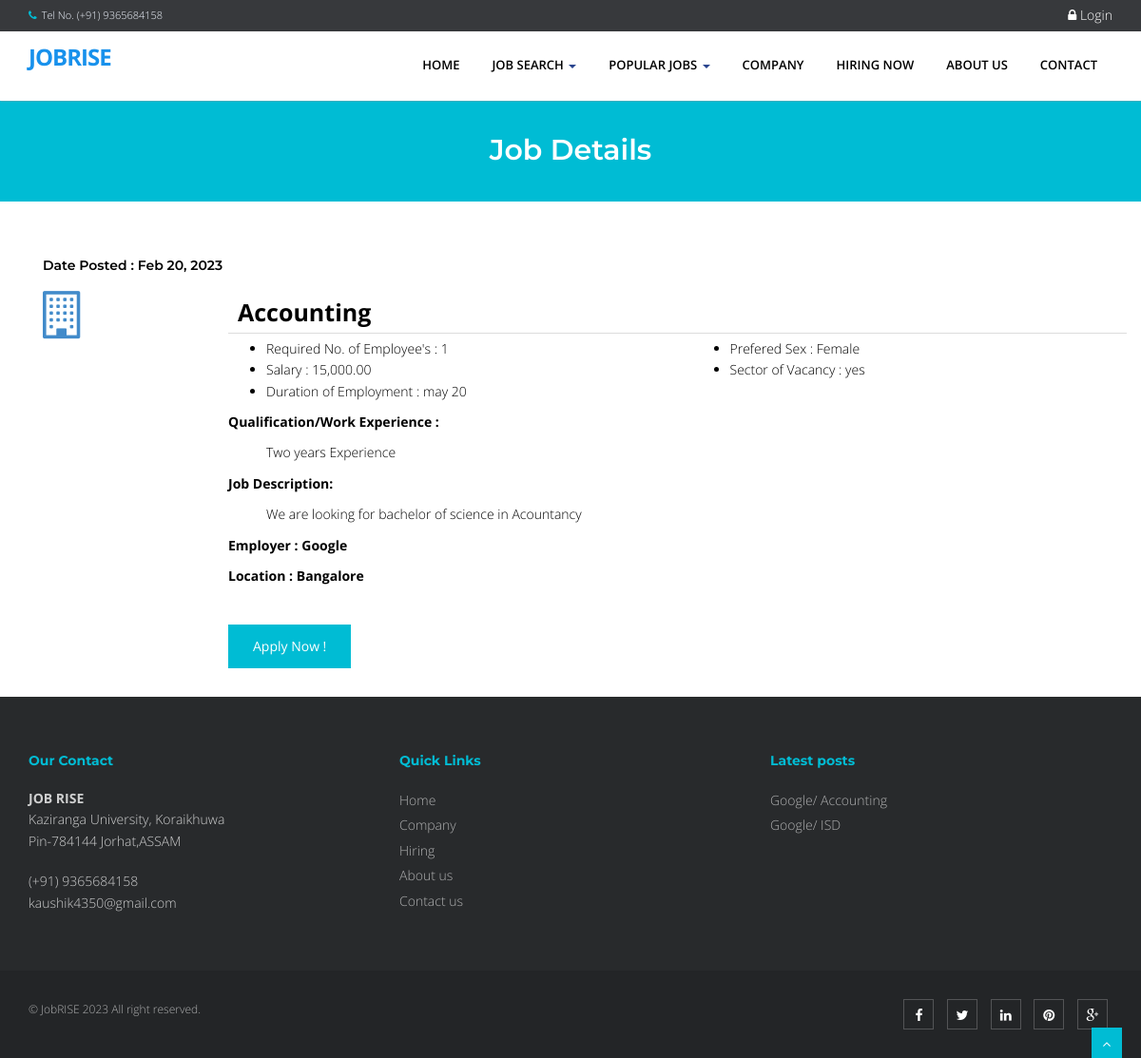
The page /index.php?q=viewjob&search=2 on the database its author committed.
### tables this page shows
CREATE TABLE `tbljob` (
  `JOBID` int(11) NOT NULL,
  `COMPANYID` int(11) NOT NULL,
  `CATEGORY` varchar(250) NOT NULL,
  `OCCUPATIONTITLE` varchar(90) NOT NULL,
  `REQ_NO_EMPLOYEES` int(11) NOT NULL,
  `SALARIES` double NOT NULL,
  `DURATION_EMPLOYEMENT` varchar(90) NOT NULL,
  `QUALIFICATION_WORKEXPERIENCE` text NOT NULL,
  `JOBDESCRIPTION` text NOT NULL,
  `PREFEREDSEX` varchar(30) NOT NULL,
  `SECTOR_VACANCY` text NOT NULL,
  `JOBSTATUS` varchar(90) NOT NULL,
  `DATEPOSTED` datetime NOT NULL
);

CREATE TABLE `tblcompany` (
  `COMPANYID` int(11) NOT NULL,
  `COMPANYNAME` varchar(90) NOT NULL,
  `COMPANYADDRESS` varchar(90) NOT NULL,
  `COMPANYCONTACTNO` varchar(30) NOT NULL,
  `COMPANYSTATUS` varchar(90) NOT NULL,
  `COMPANYMISSION` text NOT NULL
);

### index.php (called while the page is built, shortened)
<?php
require_once("include/initialize.php");
$view = (isset($_GET['q']) && $_GET['q'] != '') ? $_GET['q'] : '';
switch ($view) {
	case 'viewjob' :
        $title="Job Details";
		break;
}
require_once("theme/templates.php");
?>

### include/database.php (called while the page is built, shortened)
<?php
class Database {
	var $sql_string = '';
	private $conn;
	public function open_connection() {
		$this->conn = mysqli_connect(server,user,pass);
		if(!$this->conn){
			echo "Problem in database connection! Contact administrator!";
			exit();
		}else{
			$db_select = mysqli_select_db($this->conn,database_name);
		}
	}
	function setQuery($sql='') {
		$this->sql_string=$sql;
	}
	function executeQuery() {
		$result = mysqli_query($this->conn,$this->sql_string);
		return $result;
	}
	private function confirm_query($result) {
		return $result;
	}
	function loadResultList( $key='' ) {
		$cur = $this->executeQuery();
		$array = array();
		while ($row = mysqli_fetch_object($cur)) {
			if ($key) {
				$array[$row->$key] = $row;
			} else {
				$array[] = $row;
			}
		}
		return $array;
	}
}
$mydb = new Database();
?>

### theme/templates.php (the view, shortened to what this page needs)
 <!DOCTYPE html>
<html lang="en">
<head>
<link href="<?php echo web_root; ?>plugins/home-plugins/css/bootstrap.min.css" rel="stylesheet" />
<link href="<?php echo web_root; ?>plugins/home-plugins/css/fancybox/jquery.fancybox.css" rel="stylesheet">
<link href="<?php echo web_root; ?>plugins/home-plugins/css/flexslider.css" rel="stylesheet" />
<link href="<?php echo web_root; ?>plugins/home-plugins/css/style.css" rel="stylesheet" />
<link rel="stylesheet" href="<?php echo web_root;?>plugins/font-awesome/css/font-awesome.min.css">
<link rel="stylesheet" href="<?php echo web_root;?>plugins/dataTables/jquery.dataTables.min.css">
<link rel="stylesheet" href="<?php echo web_root;?>plugins/dataTables/jquery.dataTables_themeroller.css">
<link href="<?php echo web_root; ?>plugins/datepicker/bootstrap-datetimepicker.min.css" rel="stylesheet" media="screen">
<link href="<?php echo web_root; ?>plugins/datepicker/datepicker3.css" rel="stylesheet" media="screen">
</head>
<body>
<div id="wrapper" class="home-page">
  <header>
        <div class="topbar navbar-fixed-top">
          <div class="container">
            <div class="row">
              <div class="col-md-12">
                <p class="pull-left hidden-xs"><i class="fa fa-phone"></i>Tel No. (+91) 9365684158</p>
                <?php if (isset($_SESSION['APPLICANTID'])) {
                    $sql = "SELECT count(*) as 'COUNTNOTIF' FROM `tbljob` ORDER BY `DATEPOSTED` DESC";
                    $mydb->setQuery($sql);
                    $showNotif = $mydb->loadSingleResult();
                    $notif =isset($showNotif->COUNTNOTIF) ? $showNotif->COUNTNOTIF : 0;
                    $applicant = new Applicants();
                    $appl  = $applicant->single_applicant($_SESSION['APPLICANTID']);
                    $sql ="SELECT count(*) as 'COUNT' FROM `tbljobregistration` WHERE `PENDINGAPPLICATION`=0 AND `HVIEW`=0 AND `APPLICANTID`='{$appl->APPLICANTID}'";
                    $mydb->setQuery($sql);
                    $showMsg = $mydb->loadSingleResult();
                    $msg =isset($showMsg->COUNT) ? $showMsg->COUNT : 0;
                    echo ' <p class="pull-right login"><a title="View Notification(s)" href="'.web_root.'applicant/index.php?view=notification"> <i class="fa fa-bell-o"></i> <span class="label label-success">'.$notif.'</span></a> | <a title="View Message(s)" href="'.web_root.'applicant/index.php?view=message"> <i class="fa fa-envelope-o"></i> <span class="label label-success">'.$msg.'</span></a> | <a title="View Profile" href="'.web_root.'applicant/"> <i class="fa fa-user"></i> Howdy, '. $appl->FNAME. ' '.$appl->LNAME .' </a> | <a href="'.web_root.'logout.php">  <i class="fa fa-sign-out"> </i>Logout</a> </p>';
                    }else{ ?>
                      <p   class="pull-right login"><a data-target="#myModal" data-toggle="modal" href=""> <i class="fa fa-lock"></i> Login </a></p>
                <?php } ?>
              </div>
            </div>
          </div>
        </div>
        <div style="min-height: 30px;"></div>
        <div class="navbar navbar-default navbar-static-top" >
            <div class="container">
                <div class="navbar-header">
                    <a class="navbar-brand" href="<?php echo web_root; ?>index.php">JobRISE </a>
                </div>
                <div class="navbar-collapse collapse ">
                    <ul class="nav navbar-nav">
                        <li class="<?php echo !isset($_GET['q'])? 'active' :''?>"><a href="<?php echo web_root; ?>index.php">Home</a></li>
                        <li class="dropdown">
                          <a href="#" data-toggle="dropdown" class="dropdown-toggle">Job Search <b class="caret"></b></a>
                       </li>
                      <li class="dropdown <?php  if(isset($_GET['q'])) { if($_GET['q']=='category'){ echo 'active'; }else{ echo ''; }}  ?>">
                          <a href="#" data-toggle="dropdown" class="dropdown-toggle">Popular Jobs <b class="caret"></b></a>
                            <?php
                            $sql = "SELECT * FROM `tblcategory` LIMIT 10";
                            $mydb->setQuery($sql);
                            ?>
                       </li>
                        <li class="<?php  if(isset($_GET['q'])) { if($_GET['q']=='company'){ echo 'active'; }else{ echo ''; }}  ?>"><a href="<?php echo web_root; ?>index.php?q=company">Company</a></li>
                        <li class="<?php  if(isset($_GET['q'])) { if($_GET['q']=='hiring'){ echo 'active'; }else{ echo ''; }} ?>"><a href="<?php echo web_root; ?>index.php?q=hiring">Hiring Now</a></li>
                        <li class="<?php  if(isset($_GET['q'])) { if($_GET['q']=='About'){ echo 'active'; }else{ echo ''; }}  ?>"><a href="<?php echo web_root; ?>index.php?q=About">About Us</a></li>
                        <li class="<?php  if(isset($_GET['q'])) { if($_GET['q']=='Contact'){ echo 'active'; }else{ echo ''; }}  ?>"><a href="<?php echo web_root; ?>index.php?q=Contact">Contact</a></li>
                    </ul>
                </div>
            </div>
        </div>
  </header>
      <?php
      if (isset($_GET['q'])) {
        echo '<section id="inner-headline">
            <div class="container">
                <div class="row">
                    <div class="col-lg-12">
                        <h2 class="pageTitle">'.$title.'</h2>
                    </div>
                </div>
            </div>
            </section>';
      }
       require_once $content;
        ?>
  <footer>
  <div class="container">
    <div class="row">
      <div class="col-md-4 col-sm-4">
        <div class="widget">
          <h5 class="widgetheading">Our Contact</h5>
          <address>
          <strong>JOB RISE</strong><br>
          Kaziranga University, Koraikhuwa<br>
           Pin-784144 Jorhat,ASSAM</address>
          <p>
            <i class="icon-phone"></i> (+91) 9365684158 <br>
            <i class="icon-envelope-alt"></i> kaushik4350@gmail.com
          </p>
        </div>
      </div>
      <div class="col-md-4 col-sm-4">
        <div class="widget">
          <h5 class="widgetheading">Quick Links</h5>
          <ul class="link-list">
            <li><a href="<?php echo web_root; ?>index.php">Home</a></li>
            <li><a href="<?php echo web_root; ?>index.php?q=company">Company</a></li>
            <li><a href="<?php echo web_root; ?>index.php?q=hiring">Hiring</a></li>
            <li><a href="<?php echo web_root; ?>index.php?q=About">About us</a></li>
            <li><a href="<?php echo web_root; ?>index.php?q=Contact">Contact us</a></li>
          </ul>
        </div>
      </div>
      <div class="col-md-4 col-sm-4">
        <div class="widget">
          <h5 class="widgetheading">Latest posts</h5>
          <ul class="link-list">
            <?php
                  $sql = "SELECT * FROM `tblcompany` c,`tbljob` j WHERE c.`COMPANYID`=j.`COMPANYID`   ORDER BY DATEPOSTED DESC LIMIT 3" ;
                  $mydb->setQuery($sql);
                  $cur = $mydb->loadResultList();
                  foreach ($cur as $result) {
                    echo ' <li><a href="'.web_root.'index.php?q=viewjob&search='.$result->JOBID.'">'.$result->COMPANYNAME . '/ '. $result->OCCUPATIONTITLE .'</a></li>';
                  }
              ?>
          </ul>
        </div>
      </div>
    </div>
  </div>
  <div id="sub-footer">
    <div class="container">
      <div class="row">
        <div class="col-lg-6">
          <div class="copyright">
            <p>
              <span>&copy; JobRISE 2023 All right reserved.
            </p>
          </div>
        </div>
        <div class="col-lg-6">
          <ul class="social-network">
            <li><a href="#" data-placement="top" title="Facebook"><i class="fa fa-facebook"></i></a></li>
            <li><a href="#" data-placement="top" title="Twitter"><i class="fa fa-twitter"></i></a></li>
            <li><a href="#" data-placement="top" title="Linkedin"><i class="fa fa-linkedin"></i></a></li>
            <li><a href="#" data-placement="top" title="Pinterest"><i class="fa fa-pinterest"></i></a></li>
            <li><a href="#" data-placement="top" title="Google plus"><i class="fa fa-google-plus"></i></a></li>
          </ul>
        </div>
      </div>
    </div>
  </div>
  </footer>
</div>
<a href="#" class="scrollup"><i class="fa fa-angle-up active"></i></a>
</body>
</html>

### viewjob.php
    <section id="content">
        <div class="container content">
 <?php
 if (isset($_GET['search'])) {
    $jobid = $_GET['search'];
 }else{
     $jobid = '';
 }
    $sql = "SELECT * FROM `tblcompany` c,`tbljob` j WHERE c.`COMPANYID`=j.`COMPANYID` AND JOBID LIKE '%" . $jobid ."%' ORDER BY DATEPOSTED DESC" ;
    $mydb->setQuery($sql);
    $cur = $mydb->loadResultList();
    foreach ($cur as $result) {
  ?>
           <div class="container">
             <div class="mg-available-rooms">
                    <h5 class="mg-sec-left-title">Date Posted :  <?php echo date_format(date_create($result->DATEPOSTED),'M d, Y'); ?></h5>
                        <div class="mg-avl-rooms">
                            <div class="mg-avl-room">
                                <div class="row">
                                    <div class="col-sm-2">
                                        <a href="#"><span class="fa fa-building-o" style="font-size: 50px"></span></a>
                                    </div>
                                    <div class="col-sm-10">
                                        <div style="border-bottom: 1px solid #ddd;padding: 10px;font-size: 25px;font-weight: bold;color: #000;margin-bottom: 5px;"><?php echo $result->OCCUPATIONTITLE ;?>
                                        </div>
                                        <div class="row contentbody">
                                            <div class="col-sm-6">
                                                <ul>
                                                    <li><i class="fp-ht-bed"></i>Required No. of Employee's : <?php echo $result->REQ_NO_EMPLOYEES; ?></li>
                                                    <li><i class="fp-ht-food"></i>Salary : <?php echo number_format($result->SALARIES,2);  ?></li>
                                                    <li><i class="fa fa-sun-"></i>Duration of Employment : <?php echo $result->DURATION_EMPLOYEMENT; ?></li>
                                                </ul>
                                            </div>
                                            <div class="col-sm-6">
                                                <ul>
                                                    <li><i class="fp-ht-tv"></i>Prefered Sex : <?php echo $result->PREFEREDSEX; ?></li>
                                                    <li><i class="fp-ht-computer"></i>Sector of Vacancy : <?php echo $result->SECTOR_VACANCY; ?></li>
                                                </ul>
                                            </div>
                                            <div class="col-sm-12">
                                                <p>Qualification/Work Experience :</p>
                                                 <ul style="list-style: none;">
                                                    <li><?php echo $result->QUALIFICATION_WORKEXPERIENCE ;?></li>
                                                </ul>
                                            </div>
                                            <div class="col-sm-12">
                                                <p>Job Description:</p>
                                                <ul style="list-style: none;">
                                                     <li><?php echo $result->JOBDESCRIPTION ;?></li>
                                                </ul>
                                             </div>
                                            <div class="col-sm-12">
                                                <p>Employer :  <?php echo  $result->COMPANYNAME; ?></p>
                                                <p>Location :  <?php echo  $result->COMPANYADDRESS; ?></p>
                                            </div>
                                        </div>
                                          <a href="<?php echo web_root; ?>index.php?q=apply&job=<?php echo $result->JOBID;?>&view=personalinfo" class="btn btn-main btn-next-tab">Apply Now !</a>
                                    </div>
                                </div>
                            </div>
                        </div>
                    </div>
            </div>
<?php  } ?>    </div>
    </section>

### theme/templates.php (style rules this page uses)
#content { min-height: 400px; color: #000; }
.contentbody p { font-weight: bold; }
.login a { font-size: 14px; color: #fff; padding:0px; }

### rows shown on the page
tbljob: DATEPOSTED "Feb 20, 2023", OCCUPATIONTITLE "Accounting", REQ_NO_EMPLOYEES "1", SALARIES "15,000.00", DURATION_EMPLOYEMENT "may 20", PREFEREDSEX "Female", SECTOR_VACANCY "yes", QUALIFICATION_WORKEXPERIENCE "Two years Experience", JOBDESCRIPTION "We are looking for bachelor of science in Acountancy", COMPANYID.COMPANYNAME "Google", COMPANYID.COMPANYADDRESS "Bangalore"
tbljob: COMPANYID.COMPANYNAME "Google", OCCUPATIONTITLE "ISD"

### other values the page prints
$title "Job Details"
